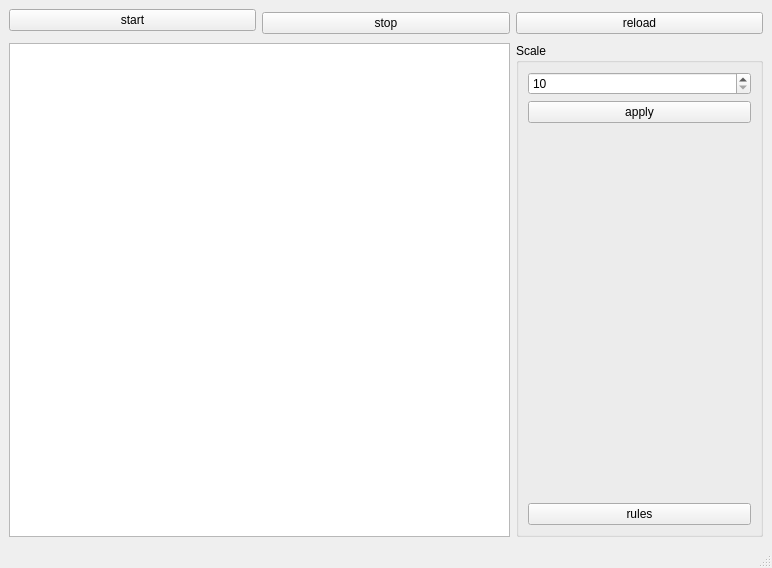
<?xml version="1.0" encoding="UTF-8"?>
<ui version="4.0">
 <class>MainWindow</class>
 <widget class="QMainWindow" name="MainWindow">
  <property name="enabled">
   <bool>true</bool>
  </property>
  <property name="geometry">
   <rect>
    <x>0</x>
    <y>0</y>
    <width>772</width>
    <height>568</height>
   </rect>
  </property>
  <property name="sizePolicy">
   <sizepolicy hsizetype="Fixed" vsizetype="MinimumExpanding">
    <horstretch>0</horstretch>
    <verstretch>0</verstretch>
   </sizepolicy>
  </property>
  <property name="windowTitle">
   <string>GameOfLife</string>
  </property>
  <widget class="QWidget" name="centralwidget">
   <property name="enabled">
    <bool>true</bool>
   </property>
   <property name="sizePolicy">
    <sizepolicy hsizetype="Preferred" vsizetype="Preferred">
     <horstretch>0</horstretch>
     <verstretch>0</verstretch>
    </sizepolicy>
   </property>
   <layout class="QHBoxLayout" name="horizontalLayout_2">
    <item>
     <layout class="QGridLayout" name="gridLayout">
      <property name="sizeConstraint">
       <enum>QLayout::SetDefaultConstraint</enum>
      </property>
      <item row="9" column="2">
       <layout class="QVBoxLayout" name="verticalLayout">
        <item>
         <widget class="QGroupBox" name="groupBox">
          <property name="title">
           <string>Scale</string>
          </property>
          <layout class="QGridLayout" name="gridLayout_2">
           <item row="0" column="0">
            <widget class="QSpinBox" name="scale">
             <property name="minimum">
              <number>10</number>
             </property>
             <property name="maximum">
              <number>100</number>
             </property>
             <property name="singleStep">
              <number>10</number>
             </property>
            </widget>
           </item>
           <item row="1" column="0">
            <widget class="QPushButton" name="apply">
             <property name="text">
              <string>apply</string>
             </property>
            </widget>
           </item>
           <item row="3" column="0">
            <widget class="QPushButton" name="pushButton">
             <property name="text">
              <string>rules</string>
             </property>
            </widget>
           </item>
           <item row="2" column="0">
            <spacer name="verticalSpacer">
             <property name="orientation">
              <enum>Qt::Vertical</enum>
             </property>
             <property name="sizeHint" stdset="0">
              <size>
               <width>20</width>
               <height>40</height>
              </size>
             </property>
            </spacer>
           </item>
          </layout>
         </widget>
        </item>
       </layout>
      </item>
      <item row="3" column="0">
       <layout class="QHBoxLayout" name="horizontalLayout">
        <item>
         <widget class="QPushButton" name="start">
          <property name="text">
           <string>start</string>
          </property>
         </widget>
        </item>
       </layout>
      </item>
      <item row="9" column="0" colspan="2">
       <widget class="QGraphicsView" name="graphicsView">
        <property name="sizePolicy">
         <sizepolicy hsizetype="Minimum" vsizetype="MinimumExpanding">
          <horstretch>0</horstretch>
          <verstretch>0</verstretch>
         </sizepolicy>
        </property>
       </widget>
      </item>
      <item row="3" column="1" rowspan="2">
       <widget class="QPushButton" name="stop">
        <property name="text">
         <string>stop</string>
        </property>
       </widget>
      </item>
      <item row="3" column="2" rowspan="2">
       <widget class="QPushButton" name="reload">
        <property name="text">
         <string>reload</string>
        </property>
       </widget>
      </item>
     </layout>
    </item>
   </layout>
  </widget>
  <widget class="QStatusBar" name="statusbar"/>
 </widget>
 <resources/>
 <connections/>
</ui>
